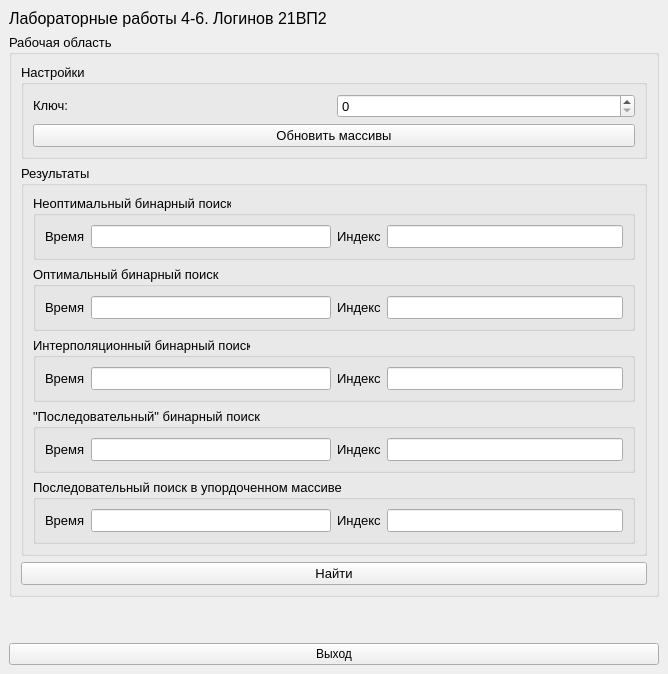
<?xml version="1.0" encoding="UTF-8"?>
<ui version="4.0">
 <class>MainWindow</class>
 <widget class="QMainWindow" name="MainWindow">
  <property name="geometry">
   <rect>
    <x>0</x>
    <y>0</y>
    <width>668</width>
    <height>571</height>
   </rect>
  </property>
  <property name="windowTitle">
   <string>Лаба 4-6. Логинов</string>
  </property>
  <widget class="QWidget" name="centralwidget">
   <property name="sizePolicy">
    <sizepolicy hsizetype="Minimum" vsizetype="Minimum">
     <horstretch>0</horstretch>
     <verstretch>0</verstretch>
    </sizepolicy>
   </property>
   <layout class="QVBoxLayout" name="verticalLayout">
    <item>
     <widget class="QLabel" name="label">
      <property name="sizePolicy">
       <sizepolicy hsizetype="Preferred" vsizetype="Maximum">
        <horstretch>0</horstretch>
        <verstretch>0</verstretch>
       </sizepolicy>
      </property>
      <property name="font">
       <font>
        <family>Ubuntu</family>
        <pointsize>12</pointsize>
       </font>
      </property>
      <property name="text">
       <string>Лабораторные работы 4-6. Логинов 21ВП2</string>
      </property>
     </widget>
    </item>
    <item>
     <widget class="QGroupBox" name="groupBox">
      <property name="font">
       <font>
        <family>Ubuntu</family>
        <pointsize>10</pointsize>
       </font>
      </property>
      <property name="title">
       <string>Рабочая область</string>
      </property>
      <layout class="QVBoxLayout" name="verticalLayout_2">
       <item>
        <widget class="QGroupBox" name="groupBox_2">
         <property name="sizePolicy">
          <sizepolicy hsizetype="Preferred" vsizetype="Maximum">
           <horstretch>0</horstretch>
           <verstretch>0</verstretch>
          </sizepolicy>
         </property>
         <property name="font">
          <font>
           <family>Ubuntu</family>
           <pointsize>10</pointsize>
          </font>
         </property>
         <property name="title">
          <string>Настройки</string>
         </property>
         <layout class="QVBoxLayout" name="verticalLayout_3">
          <item>
           <layout class="QHBoxLayout" name="horizontalLayout">
            <item>
             <widget class="QLabel" name="label_2">
              <property name="sizePolicy">
               <sizepolicy hsizetype="Preferred" vsizetype="Maximum">
                <horstretch>0</horstretch>
                <verstretch>0</verstretch>
               </sizepolicy>
              </property>
              <property name="font">
               <font>
                <family>Ubuntu</family>
                <pointsize>10</pointsize>
               </font>
              </property>
              <property name="text">
               <string>Ключ: </string>
              </property>
             </widget>
            </item>
            <item>
             <widget class="QSpinBox" name="key"/>
            </item>
           </layout>
          </item>
          <item>
           <widget class="QPushButton" name="updateBtn">
            <property name="font">
             <font>
              <family>Ubuntu</family>
              <pointsize>10</pointsize>
             </font>
            </property>
            <property name="text">
             <string>Обновить массивы</string>
            </property>
           </widget>
          </item>
         </layout>
        </widget>
       </item>
       <item>
        <widget class="QGroupBox" name="groupBox_3">
         <property name="font">
          <font>
           <family>Ubuntu</family>
           <pointsize>10</pointsize>
          </font>
         </property>
         <property name="title">
          <string>Результаты</string>
         </property>
         <layout class="QVBoxLayout" name="verticalLayout_4">
          <item>
           <widget class="QGroupBox" name="groupBox_4">
            <property name="sizePolicy">
             <sizepolicy hsizetype="Preferred" vsizetype="Maximum">
              <horstretch>0</horstretch>
              <verstretch>0</verstretch>
             </sizepolicy>
            </property>
            <property name="title">
             <string>Неоптимальный бинарный поиск</string>
            </property>
            <layout class="QHBoxLayout" name="horizontalLayout_4">
             <item>
              <layout class="QHBoxLayout" name="horizontalLayout_2">
               <item>
                <widget class="QLabel" name="label_3">
                 <property name="sizePolicy">
                  <sizepolicy hsizetype="Preferred" vsizetype="Maximum">
                   <horstretch>0</horstretch>
                   <verstretch>0</verstretch>
                  </sizepolicy>
                 </property>
                 <property name="text">
                  <string>Время</string>
                 </property>
                </widget>
               </item>
               <item>
                <widget class="QLineEdit" name="time1">
                 <property name="readOnly">
                  <bool>true</bool>
                 </property>
                </widget>
               </item>
              </layout>
             </item>
             <item>
              <layout class="QHBoxLayout" name="horizontalLayout_3">
               <item>
                <widget class="QLabel" name="label_4">
                 <property name="sizePolicy">
                  <sizepolicy hsizetype="Preferred" vsizetype="Maximum">
                   <horstretch>0</horstretch>
                   <verstretch>0</verstretch>
                  </sizepolicy>
                 </property>
                 <property name="text">
                  <string>Индекс</string>
                 </property>
                </widget>
               </item>
               <item>
                <widget class="QLineEdit" name="index1">
                 <property name="readOnly">
                  <bool>true</bool>
                 </property>
                </widget>
               </item>
              </layout>
             </item>
            </layout>
           </widget>
          </item>
          <item>
           <widget class="QGroupBox" name="groupBox_8">
            <property name="sizePolicy">
             <sizepolicy hsizetype="Preferred" vsizetype="Maximum">
              <horstretch>0</horstretch>
              <verstretch>0</verstretch>
             </sizepolicy>
            </property>
            <property name="title">
             <string>Оптимальный бинарный поиск</string>
            </property>
            <layout class="QHBoxLayout" name="horizontalLayout_14">
             <item>
              <layout class="QHBoxLayout" name="horizontalLayout_15">
               <item>
                <widget class="QLabel" name="label_11">
                 <property name="sizePolicy">
                  <sizepolicy hsizetype="Preferred" vsizetype="Maximum">
                   <horstretch>0</horstretch>
                   <verstretch>0</verstretch>
                  </sizepolicy>
                 </property>
                 <property name="text">
                  <string>Время</string>
                 </property>
                </widget>
               </item>
               <item>
                <widget class="QLineEdit" name="time2">
                 <property name="readOnly">
                  <bool>true</bool>
                 </property>
                </widget>
               </item>
              </layout>
             </item>
             <item>
              <layout class="QHBoxLayout" name="horizontalLayout_16">
               <item>
                <widget class="QLabel" name="label_12">
                 <property name="sizePolicy">
                  <sizepolicy hsizetype="Preferred" vsizetype="Maximum">
                   <horstretch>0</horstretch>
                   <verstretch>0</verstretch>
                  </sizepolicy>
                 </property>
                 <property name="text">
                  <string>Индекс</string>
                 </property>
                </widget>
               </item>
               <item>
                <widget class="QLineEdit" name="index2">
                 <property name="readOnly">
                  <bool>true</bool>
                 </property>
                </widget>
               </item>
              </layout>
             </item>
            </layout>
           </widget>
          </item>
          <item>
           <widget class="QGroupBox" name="groupBox_7">
            <property name="sizePolicy">
             <sizepolicy hsizetype="Preferred" vsizetype="Maximum">
              <horstretch>0</horstretch>
              <verstretch>0</verstretch>
             </sizepolicy>
            </property>
            <property name="title">
             <string>Интерполяционный бинарный поиск</string>
            </property>
            <layout class="QHBoxLayout" name="horizontalLayout_11">
             <item>
              <layout class="QHBoxLayout" name="horizontalLayout_12">
               <item>
                <widget class="QLabel" name="label_9">
                 <property name="sizePolicy">
                  <sizepolicy hsizetype="Preferred" vsizetype="Maximum">
                   <horstretch>0</horstretch>
                   <verstretch>0</verstretch>
                  </sizepolicy>
                 </property>
                 <property name="text">
                  <string>Время</string>
                 </property>
                </widget>
               </item>
               <item>
                <widget class="QLineEdit" name="time3">
                 <property name="readOnly">
                  <bool>true</bool>
                 </property>
                </widget>
               </item>
              </layout>
             </item>
             <item>
              <layout class="QHBoxLayout" name="horizontalLayout_13">
               <item>
                <widget class="QLabel" name="label_10">
                 <property name="sizePolicy">
                  <sizepolicy hsizetype="Preferred" vsizetype="Maximum">
                   <horstretch>0</horstretch>
                   <verstretch>0</verstretch>
                  </sizepolicy>
                 </property>
                 <property name="text">
                  <string>Индекс</string>
                 </property>
                </widget>
               </item>
               <item>
                <widget class="QLineEdit" name="index3">
                 <property name="readOnly">
                  <bool>true</bool>
                 </property>
                </widget>
               </item>
              </layout>
             </item>
            </layout>
           </widget>
          </item>
          <item>
           <widget class="QGroupBox" name="groupBox_6">
            <property name="sizePolicy">
             <sizepolicy hsizetype="Preferred" vsizetype="Maximum">
              <horstretch>0</horstretch>
              <verstretch>0</verstretch>
             </sizepolicy>
            </property>
            <property name="title">
             <string>&quot;Последовательный&quot; бинарный поиск</string>
            </property>
            <layout class="QHBoxLayout" name="horizontalLayout_8">
             <item>
              <layout class="QHBoxLayout" name="horizontalLayout_9">
               <item>
                <widget class="QLabel" name="label_7">
                 <property name="sizePolicy">
                  <sizepolicy hsizetype="Preferred" vsizetype="Maximum">
                   <horstretch>0</horstretch>
                   <verstretch>0</verstretch>
                  </sizepolicy>
                 </property>
                 <property name="text">
                  <string>Время</string>
                 </property>
                </widget>
               </item>
               <item>
                <widget class="QLineEdit" name="time4">
                 <property name="readOnly">
                  <bool>true</bool>
                 </property>
                </widget>
               </item>
              </layout>
             </item>
             <item>
              <layout class="QHBoxLayout" name="horizontalLayout_10">
               <item>
                <widget class="QLabel" name="label_8">
                 <property name="sizePolicy">
                  <sizepolicy hsizetype="Preferred" vsizetype="Maximum">
                   <horstretch>0</horstretch>
                   <verstretch>0</verstretch>
                  </sizepolicy>
                 </property>
                 <property name="text">
                  <string>Индекс</string>
                 </property>
                </widget>
               </item>
               <item>
                <widget class="QLineEdit" name="index4">
                 <property name="readOnly">
                  <bool>true</bool>
                 </property>
                </widget>
               </item>
              </layout>
             </item>
            </layout>
           </widget>
          </item>
          <item>
           <widget class="QGroupBox" name="groupBox_5">
            <property name="sizePolicy">
             <sizepolicy hsizetype="Preferred" vsizetype="Maximum">
              <horstretch>0</horstretch>
              <verstretch>0</verstretch>
             </sizepolicy>
            </property>
            <property name="title">
             <string>Последовательный поиск в упордоченном массиве</string>
            </property>
            <layout class="QHBoxLayout" name="horizontalLayout_5">
             <item>
              <layout class="QHBoxLayout" name="horizontalLayout_6">
               <item>
                <widget class="QLabel" name="label_5">
                 <property name="sizePolicy">
                  <sizepolicy hsizetype="Preferred" vsizetype="Maximum">
                   <horstretch>0</horstretch>
                   <verstretch>0</verstretch>
                  </sizepolicy>
                 </property>
                 <property name="text">
                  <string>Время</string>
                 </property>
                </widget>
               </item>
               <item>
                <widget class="QLineEdit" name="time5">
                 <property name="readOnly">
                  <bool>true</bool>
                 </property>
                </widget>
               </item>
              </layout>
             </item>
             <item>
              <layout class="QHBoxLayout" name="horizontalLayout_7">
               <item>
                <widget class="QLabel" name="label_6">
                 <property name="sizePolicy">
                  <sizepolicy hsizetype="Preferred" vsizetype="Maximum">
                   <horstretch>0</horstretch>
                   <verstretch>0</verstretch>
                  </sizepolicy>
                 </property>
                 <property name="text">
                  <string>Индекс</string>
                 </property>
                </widget>
               </item>
               <item>
                <widget class="QLineEdit" name="index5">
                 <property name="readOnly">
                  <bool>true</bool>
                 </property>
                </widget>
               </item>
              </layout>
             </item>
            </layout>
           </widget>
          </item>
         </layout>
        </widget>
       </item>
       <item>
        <widget class="QPushButton" name="sBtn">
         <property name="text">
          <string>Найти</string>
         </property>
        </widget>
       </item>
      </layout>
     </widget>
    </item>
    <item>
     <spacer name="verticalSpacer">
      <property name="orientation">
       <enum>Qt::Vertical</enum>
      </property>
      <property name="sizeType">
       <enum>QSizePolicy::Maximum</enum>
      </property>
      <property name="sizeHint" stdset="0">
       <size>
        <width>20</width>
        <height>40</height>
       </size>
      </property>
     </spacer>
    </item>
    <item>
     <widget class="QPushButton" name="exitBtn">
      <property name="text">
       <string>Выход</string>
      </property>
     </widget>
    </item>
   </layout>
  </widget>
 </widget>
 <resources/>
 <connections>
  <connection>
   <sender>exitBtn</sender>
   <signal>clicked()</signal>
   <receiver>MainWindow</receiver>
   <slot>close()</slot>
   <hints>
    <hint type="sourcelabel">
     <x>239</x>
     <y>579</y>
    </hint>
    <hint type="destinationlabel">
     <x>239</x>
     <y>299</y>
    </hint>
   </hints>
  </connection>
 </connections>
</ui>
